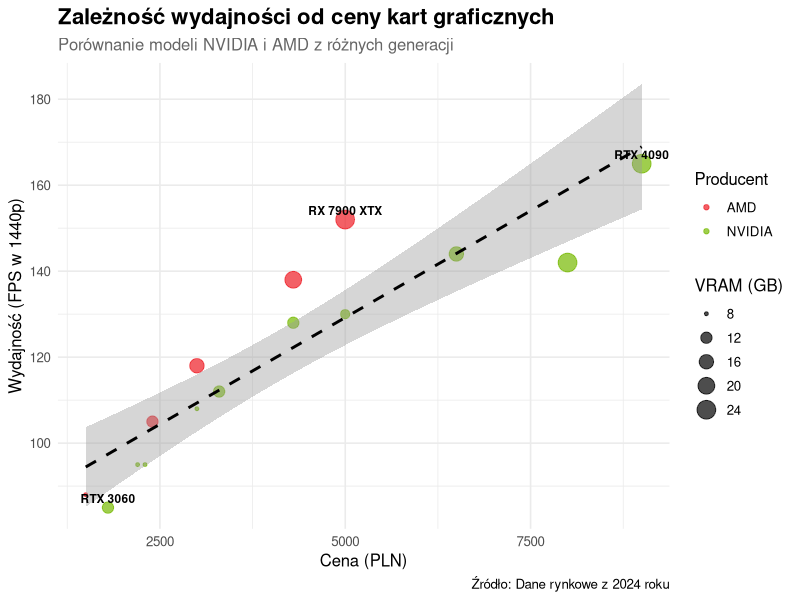
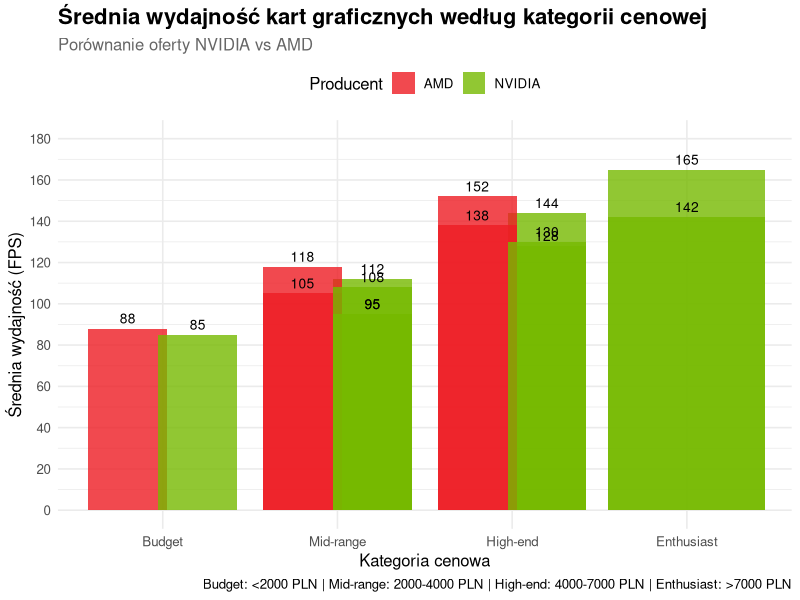
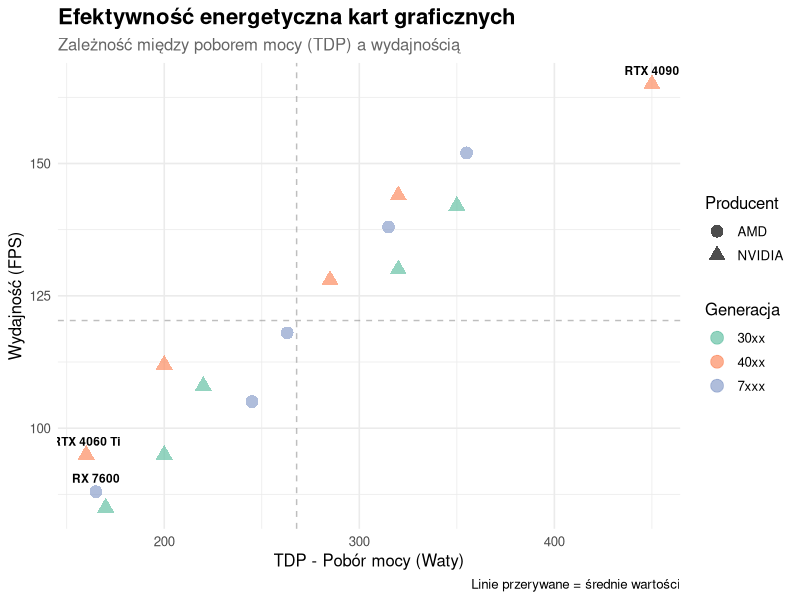

These charts were generated, in order, by the following R code:
## ---- chunk 1
knitr::opts_chunk$set(echo = TRUE, message = FALSE, warning = FALSE)
## ---- chunk 2
# Załadowanie wymaganych pakietów
library(tidyverse)  # dplyr + ggplot2 + inne
library(knitr)      # do ładnych tabel
## ---- chunk 3
# Wczytanie danych o kartach graficznych
gpu_data <- read.csv("data/gpu_dane.csv", 
                     fileEncoding = "UTF-8",
                     stringsAsFactors = FALSE)

# Podgląd pierwszych wierszy
head(gpu_data)
## ---- chunk 4
# Podsumowanie danych
summary(gpu_data)

# Struktura danych
str(gpu_data)
## ---- chunk 5
# Karty w przedziale 2000-5000 PLN (segment średni/wysoki)
gpu_mid_high <- gpu_data %>%
  filter(Cena_PLN >= 2000 & Cena_PLN <= 5000) %>%
  arrange(desc(Wydajnosc_FPS))

# Wyświetlenie wyników
kable(gpu_mid_high, 
      caption = "Karty graficzne w przedziale 2000-5000 PLN")
## ---- chunk 6
# Obliczenie wskaźników wydajności
gpu_data <- gpu_data %>%
  mutate(
    # Wydajność na złotówkę (FPS/PLN)
    Wydajnosc_na_zlotowke = round(Wydajnosc_FPS / Cena_PLN, 4),
    
    # Wydajność na Wat (FPS/W)
    Wydajnosc_na_Wat = round(Wydajnosc_FPS / TDP_W, 2),
    
    # Kategoria cenowa
    Kategoria_cenowa = case_when(
      Cena_PLN < 2000 ~ "Budget",
      Cena_PLN >= 2000 & Cena_PLN < 4000 ~ "Mid-range",
      Cena_PLN >= 4000 & Cena_PLN < 7000 ~ "High-end",
      Cena_PLN >= 7000 ~ "Enthusiast"
    ),
    
    # Cena za 1 GB VRAM
    Cena_za_GB_VRAM = round(Cena_PLN / VRAM_GB, 0)
  )

# Najlepsze karty pod względem wydajności na złotówkę
gpu_data %>%
  select(Model, Producent, Cena_PLN, Wydajnosc_FPS, Wydajnosc_na_zlotowke) %>%
  arrange(desc(Wydajnosc_na_zlotowke)) %>%
  head(5) %>%
  kable(caption = "TOP 5: Najlepsza wydajność na złotówkę")
## ---- chunk 7
# Porównanie producentów
porownanie_producentow <- gpu_data %>%
  group_by(Producent) %>%
  summarise(
    Liczba_modeli = n(),
    Srednia_cena = round(mean(Cena_PLN), 0),
    Srednia_wydajnosc = round(mean(Wydajnosc_FPS), 1),
    Sredni_TDP = round(mean(TDP_W), 0),
    Srednie_VRAM = round(mean(VRAM_GB), 1),
    Max_wydajnosc = max(Wydajnosc_FPS),
    Min_cena = min(Cena_PLN)
  ) %>%
  arrange(desc(Srednia_wydajnosc))

kable(porownanie_producentow,
      caption = "Porównanie producentów GPU")
## ---- chunk 8
# Analiza według generacji
analiza_generacji <- gpu_data %>%
  group_by(Generacja, Producent) %>%
  summarise(
    Liczba_modeli = n(),
    Srednia_cena = round(mean(Cena_PLN), 0),
    Srednia_wydajnosc = round(mean(Wydajnosc_FPS), 1),
    .groups = "drop"
  ) %>%
  arrange(Generacja, Producent)

kable(analiza_generacji,
      caption = "Analiza według generacji i producenta")
## ---- chunk 9
ggplot(gpu_data, aes(x = Cena_PLN, y = Wydajnosc_FPS)) +
  # Punkty z podziałem na producentów
  geom_point(aes(color = Producent, size = VRAM_GB), alpha = 0.7) +
  
  # Linia trendu
  geom_smooth(method = "lm", se = TRUE, color = "black", linetype = "dashed") +
  
  # Etykiety dla wybranych modeli
  geom_text(data = gpu_data %>% 
              filter(Model %in% c("RTX 4090", "RX 7900 XTX", "RTX 3060")),
            aes(label = Model), 
            vjust = -0.5, size = 3, fontface = "bold") +
  
  # Tytuły i opisy
  labs(
    title = "Zależność wydajności od ceny kart graficznych",
    subtitle = "Porównanie modeli NVIDIA i AMD z różnych generacji",
    x = "Cena (PLN)",
    y = "Wydajność (FPS w 1440p)",
    color = "Producent",
    size = "VRAM (GB)",
    caption = "Źródło: Dane rynkowe z 2024 roku"
  ) +
  
  # Motyw
  theme_minimal(base_size = 12) +
  theme(
    plot.title = element_text(face = "bold", size = 16),
    plot.subtitle = element_text(size = 12, color = "gray40"),
    legend.position = "right"
  ) +
  
  # Kolory dla producentów
  scale_color_manual(values = c("NVIDIA" = "#76B900", "AMD" = "#ED1C24"))
## ---- chunk 10
# Uporządkowanie kategorii
gpu_data$Kategoria_cenowa <- factor(gpu_data$Kategoria_cenowa,
                                     levels = c("Budget", "Mid-range", 
                                               "High-end", "Enthusiast"))

ggplot(gpu_data, aes(x = Kategoria_cenowa, y = Wydajnosc_FPS, fill = Producent)) +
  # Słupki grupowane
  geom_col(position = position_dodge(width = 0.8), alpha = 0.8) +
  
  # Wartości na słupkach
  geom_text(aes(label = round(Wydajnosc_FPS, 0)), 
            position = position_dodge(width = 0.8),
            vjust = -0.5, size = 3.5) +
  
  # Tytuły i opisy
  labs(
    title = "Średnia wydajność kart graficznych według kategorii cenowej",
    subtitle = "Porównanie oferty NVIDIA vs AMD",
    x = "Kategoria cenowa",
    y = "Średnia wydajność (FPS)",
    fill = "Producent",
    caption = "Budget: <2000 PLN | Mid-range: 2000-4000 PLN | High-end: 4000-7000 PLN | Enthusiast: >7000 PLN"
  ) +
  
  # Motyw
  theme_minimal(base_size = 12) +
  theme(
    plot.title = element_text(face = "bold", size = 16),
    plot.subtitle = element_text(size = 12, color = "gray40"),
    legend.position = "top",
    axis.text.x = element_text(angle = 0, hjust = 0.5)
  ) +
  
  # Kolory
  scale_fill_manual(values = c("NVIDIA" = "#76B900", "AMD" = "#ED1C24")) +
  
  # Skala Y
  scale_y_continuous(breaks = seq(0, 180, 20), limits = c(0, 180))
## ---- chunk 11
ggplot(gpu_data, aes(x = TDP_W, y = Wydajnosc_FPS)) +
  # Punkty
  geom_point(aes(color = Generacja, shape = Producent), size = 4, alpha = 0.7) +
  
  # Linie odniesienia
  geom_hline(yintercept = mean(gpu_data$Wydajnosc_FPS), 
             linetype = "dashed", color = "gray50", alpha = 0.5) +
  geom_vline(xintercept = mean(gpu_data$TDP_W), 
             linetype = "dashed", color = "gray50", alpha = 0.5) +
  
  # Etykiety dla skrajnych modeli
  geom_text(data = gpu_data %>% 
              filter(Model %in% c("RTX 4090", "RTX 4060 Ti", "RX 7600")),
            aes(label = Model), 
            vjust = -1, size = 3, fontface = "bold") +
  
  # Tytuły
  labs(
    title = "Efektywność energetyczna kart graficznych",
    subtitle = "Zależność między poborem mocy (TDP) a wydajnością",
    x = "TDP - Pobór mocy (Waty)",
    y = "Wydajność (FPS)",
    color = "Generacja",
    shape = "Producent",
    caption = "Linie przerywane = średnie wartości"
  ) +
  
  # Motyw
  theme_minimal(base_size = 12) +
  theme(
    plot.title = element_text(face = "bold", size = 16),
    plot.subtitle = element_text(size = 12, color = "gray40"),
    legend.position = "right"
  ) +
  
  # Kolory dla generacji
  scale_color_brewer(palette = "Set2")
## ---- chunk 12
# Najlepsza wydajność na złotówkę
best_value <- gpu_data %>%
  arrange(desc(Wydajnosc_na_zlotowke)) %>%
  slice(1)

# Najefektywniejsza energetycznie
best_efficiency <- gpu_data %>%
  arrange(desc(Wydajnosc_na_Wat)) %>%
  slice(1)

# Najbardziej opłacalna w danej kategorii
best_midrange <- gpu_data %>%
  filter(Kategoria_cenowa == "Mid-range") %>%
  arrange(desc(Wydajnosc_na_zlotowke)) %>%
  slice(1)
